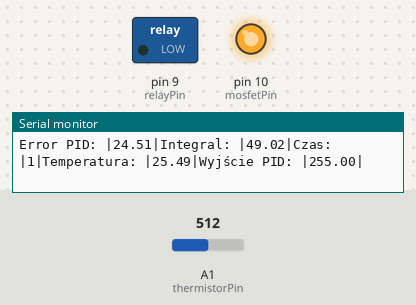
A sketch run on a simulated Arduino Uno, built with avr-gcc and run on an emulated ATmega328P. Shown: switched loads named in the sketch (green lamp = pin HIGH), output pins drawn as LEDs (lit = HIGH), the last lines printed to the serial monitor. Inputs (shaded band) come from the test bench; at power-on: A1 (thermistorPin) = 512.

Above: at 1.8 s.
1.9 s: A1 (thermistorPin) set to 779
6.0 s: A1 (thermistorPin) set to 795
At 6.8 s:
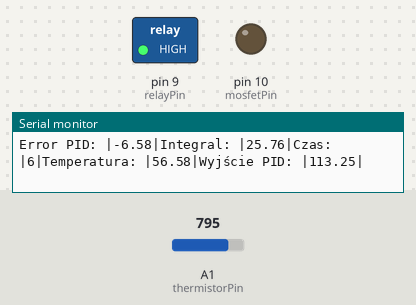
7.6 s: A1 (thermistorPin) set to 747
11.7 s: A1 (thermistorPin) set to 737
At 15.7 s:
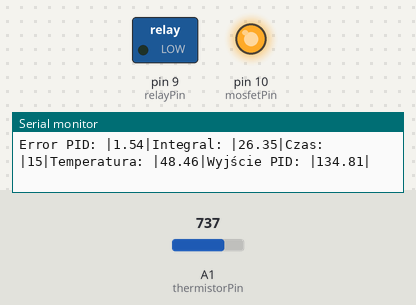
15.8 s: A1 (thermistorPin) set to 900
At 17.2 s:
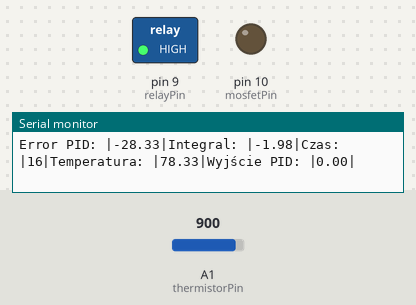
Timing chart, 0 to 18.8 s (numbered marks = the images above; inputs shaded):
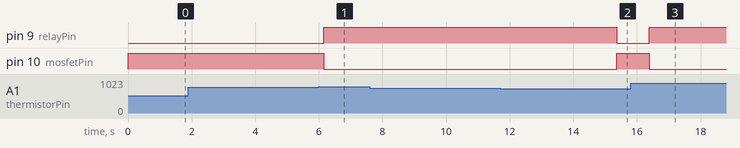

Measured:
- the behaviour switches between 786 and 787 on A1 (thermistorPin) (found by bisection; images 0 and 1)
- the behaviour switches between 738 and 737 on A1 (thermistorPin) (found by bisection; images 1 and 2)
- after the input at 6.0 s, pin 9 (relayPin): LOW → HIGH after 0.15 s instead of 1.2 s; pin 10 (mosfetPin): HIGH → LOW after 0.15 s instead of 1.2 s
- after the input at 11.7 s, pin 9 (relayPin): HIGH → LOW after 3.7 s; pin 10 (mosfetPin): LOW → HIGH after 3.7 s
- after the input at 15.8 s, pin 9 (relayPin): LOW → HIGH after 0.59 s; pin 10 (mosfetPin): HIGH → LOW after 0.59 s

The sketch:

grzalka_pid.ino
```cpp
#include <math.h>

// Definicje pinów
const int thermistorPin = A1; // Pin analogowy dla termistora
const int relayPin = 9;       // Pin cyfrowy dla przekaźnika
const int mosfetPin = 10;     // Pin PWM dla mosfetu

// Parametry termistora
const float nominalResistance = 10200; // Nominalna rezystancja termistora w 25°C (10kOhm)
const float nominalTemperature = 25.0; // Nominalna temperatura w °C
const float bCoefficient = 3950;       // Współczynnik Beta
const float seriesResistor = 10000;    // Rezystor szeregowy (10kOhm)

// Zmienne globalne
float docelowaTemperatura = 50.0 ; // Temperatura docelowa w °C
double kp = 2.0;                 // Współczynnik proporcjonalny
double ki = 5.0;                 // Współczynnik całkujący
double kd = 1.0;                 // Współczynnik różniczkujący

// Zmienne PID
double setpoint = docelowaTemperatura;
double input;           // Aktualna temperatura (odczytana z termistora)
double output;          // Wyjście PID (używane do sterowania przekaźnikiem)

// Parametry PID
double integral = 0, previousError = 0;

void setup() {
  Serial.begin(9600);

  pinMode(relayPin, OUTPUT);    // Ustawienie pinu dla przekaźnika
  pinMode(thermistorPin, INPUT);// Ustawienie pinu dla termistora
  pinMode(mosfetPin, OUTPUT);   // Ustawienie pinu dla mosfetu

  digitalWrite(relayPin, HIGH); // Wyłącz grzałkę na starcie
}

void loop() {
  // Odczytaj temperaturę z termistora
  input = readTemperature();

  // Wykonaj obliczenia PID
  output = computePID(setpoint, input);

  // Steruj przekaźnikiem i mosfetem w zależności od wyjścia PID
  if (output > 128) {
    digitalWrite(relayPin, LOW);    // Włącz przekaźnik (załączany niskim sygnałem)
    analogWrite(mosfetPin, 255);    // Włącz mosfet na pełną moc
  } else {
    digitalWrite(relayPin, HIGH);   // Wyłącz przekaźnik
    analogWrite(mosfetPin, 0);    // Wyłącz mosfet
  }

  // Aktualny czas (np. symulacja czasu w sekundach)
  unsigned long czas = millis() / 1000; //czas probkowania: 1s
  // Debugowanie
  Serial.print("Czas: |");
  Serial.print(czas);
  Serial.print("|");
  Serial.print("Temperatura: |");
  Serial.print(input);
  Serial.print("|");
  Serial.print("Wyjście PID: |");
  Serial.print(output);
  Serial.println("|");
  delay(1000); // Odczekaj 1 sekundę
}

// Funkcja do obliczania temperatury z termistora
float readTemperature() {
  int adcValue = analogRead(thermistorPin);
  float resistance = (1023.0 / (float)adcValue - 1.0) * seriesResistor;

  // Oblicz temperaturę w kelwinach
  float temperatureK = 1.0 / (log(resistance / nominalResistance) / bCoefficient + 1.0 / (nominalTemperature + 273.15));

  // Konwertuj na stopnie Celsjusza
  return temperatureK - 273.15;
}

// Funkcja PID
float computePID(float setpoint, float input) {
  double error = setpoint - input;
  integral += error;
  double derivative = error - previousError;
  output = kp * error + ki * integral + kd * derivative;
  output = constrain(output, 0, 255); // Ogranicz wyjście do zakresu 0-255
  previousError = error;
  //Debugowanie:
  Serial.print("Error PID: |");
  Serial.print(error);
  Serial.print("|");
  Serial.print("Integral: |");
  Serial.print(integral);
  Serial.print("|");
  return output;
}
```
